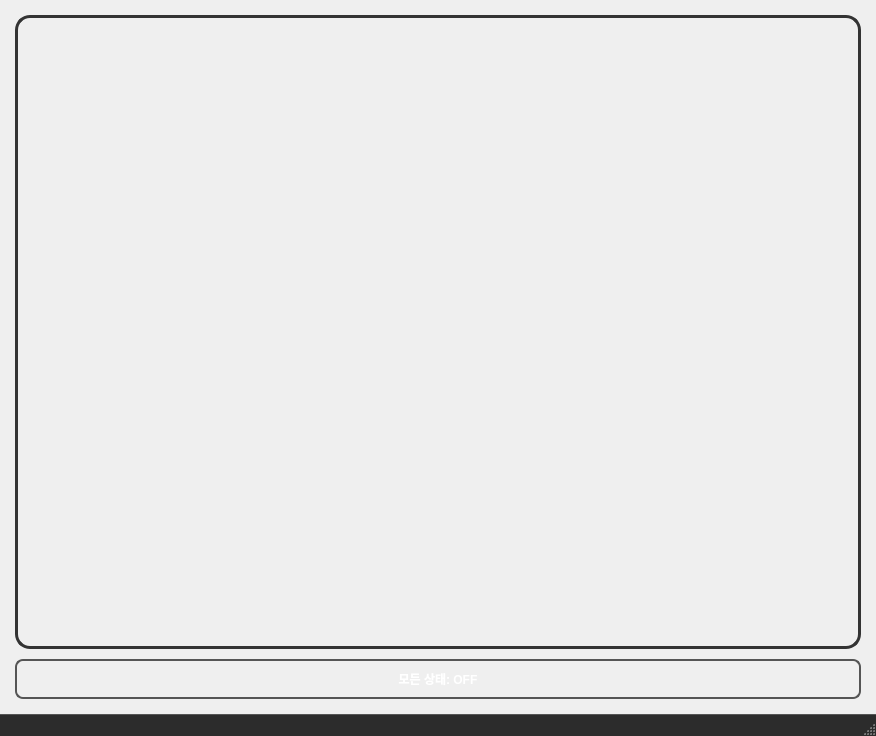
<?xml version="1.0" encoding="UTF-8"?>
<ui version="4.0">
 <class>MainWindow</class>
 <widget class="QMainWindow" name="MainWindow">
  <property name="geometry">
   <rect>
    <x>0</x>
    <y>0</y>
    <width>876</width>
    <height>736</height>
   </rect>
  </property>
  <property name="windowTitle">
   <string>Libo Robot Face GUI</string>
  </property>
  <property name="styleSheet">
   <string>QMainWindow {
    background: qlineargradient(x1:0, y1:0, x2:1, y2:1, 
                               stop:0 #1a1a1a, stop:1 #2d2d2d);
}</string>
  </property>
  <widget class="QWidget" name="centralwidget">
   <layout class="QVBoxLayout" name="verticalLayout">
    <property name="spacing">
     <number>10</number>
    </property>
    <property name="leftMargin">
     <number>15</number>
    </property>
    <property name="topMargin">
     <number>15</number>
    </property>
    <property name="rightMargin">
     <number>15</number>
    </property>
    <property name="bottomMargin">
     <number>15</number>
    </property>
    <item>
     <widget class="QWidget" name="face_widget" native="true">
      <property name="styleSheet">
       <string>QWidget {
    background: qlineargradient(x1:0, y1:0, x2:1, y2:1, 
                               stop:0 #000000, stop:1 #1a1a1a);
    border: 3px solid #333333;
    border-radius: 15px;
}</string>
      </property>
     </widget>
    </item>
    <item>
     <widget class="QLabel" name="status_label">
      <property name="minimumSize">
       <size>
        <width>0</width>
        <height>40</height>
       </size>
      </property>
      <property name="maximumSize">
       <size>
        <width>16777215</width>
        <height>40</height>
       </size>
      </property>
      <property name="styleSheet">
       <string>QLabel {
    color: #ffffff;
    font-size: 12px;
    font-weight: bold;
    font-family: 'Arial', sans-serif;
    background: qlineargradient(x1:0, y1:0, x2:1, y2:0, 
                               stop:0 #2a2a2a, stop:1 #3a3a3a);
    border: 2px solid #555555;
    border-radius: 8px;
    padding: 6px;
}</string>
      </property>
      <property name="text">
       <string>모든 상태: OFF</string>
      </property>
      <property name="alignment">
       <set>Qt::AlignCenter</set>
      </property>
     </widget>
    </item>
   </layout>
  </widget>
  <widget class="QMenuBar" name="menubar">
   <property name="geometry">
    <rect>
     <x>0</x>
     <y>0</y>
     <width>876</width>
     <height>24</height>
    </rect>
   </property>
   <property name="styleSheet">
    <string>QMenuBar {
    background-color: #2c2c2c;
    color: white;
    border-bottom: 1px solid #555555;
}</string>
   </property>
  </widget>
  <widget class="QStatusBar" name="statusbar">
   <property name="styleSheet">
    <string>QStatusBar {
    background-color: #2c2c2c;
    color: white;
    border-top: 1px solid #555555;
}</string>
   </property>
  </widget>
 </widget>
 <resources/>
 <connections/>
</ui>
